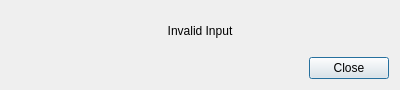
<?xml version="1.0" encoding="UTF-8"?>
<ui version="4.0">
 <class>Dialog</class>
 <widget class="QDialog" name="Dialog">
  <property name="geometry">
   <rect>
    <x>0</x>
    <y>0</y>
    <width>400</width>
    <height>90</height>
   </rect>
  </property>
  <property name="minimumSize">
   <size>
    <width>400</width>
    <height>90</height>
   </size>
  </property>
  <property name="maximumSize">
   <size>
    <width>400</width>
    <height>90</height>
   </size>
  </property>
  <property name="windowTitle">
   <string>Dialog</string>
  </property>
  <layout class="QVBoxLayout" name="verticalLayout">
   <item>
    <widget class="QLabel" name="label">
     <property name="styleSheet">
      <string notr="true">font: 75 italic 14pt &quot;Noto Sans&quot;;
</string>
     </property>
     <property name="text">
      <string>Invalid Input</string>
     </property>
     <property name="alignment">
      <set>Qt::AlignCenter</set>
     </property>
    </widget>
   </item>
   <item>
    <widget class="QDialogButtonBox" name="buttonBox">
     <property name="orientation">
      <enum>Qt::Horizontal</enum>
     </property>
     <property name="standardButtons">
      <set>QDialogButtonBox::Close</set>
     </property>
    </widget>
   </item>
  </layout>
 </widget>
 <resources/>
 <connections>
  <connection>
   <sender>buttonBox</sender>
   <signal>accepted()</signal>
   <receiver>Dialog</receiver>
   <slot>accept()</slot>
   <hints>
    <hint type="sourcelabel">
     <x>248</x>
     <y>254</y>
    </hint>
    <hint type="destinationlabel">
     <x>157</x>
     <y>274</y>
    </hint>
   </hints>
  </connection>
  <connection>
   <sender>buttonBox</sender>
   <signal>rejected()</signal>
   <receiver>Dialog</receiver>
   <slot>reject()</slot>
   <hints>
    <hint type="sourcelabel">
     <x>316</x>
     <y>260</y>
    </hint>
    <hint type="destinationlabel">
     <x>286</x>
     <y>274</y>
    </hint>
   </hints>
  </connection>
 </connections>
</ui>
